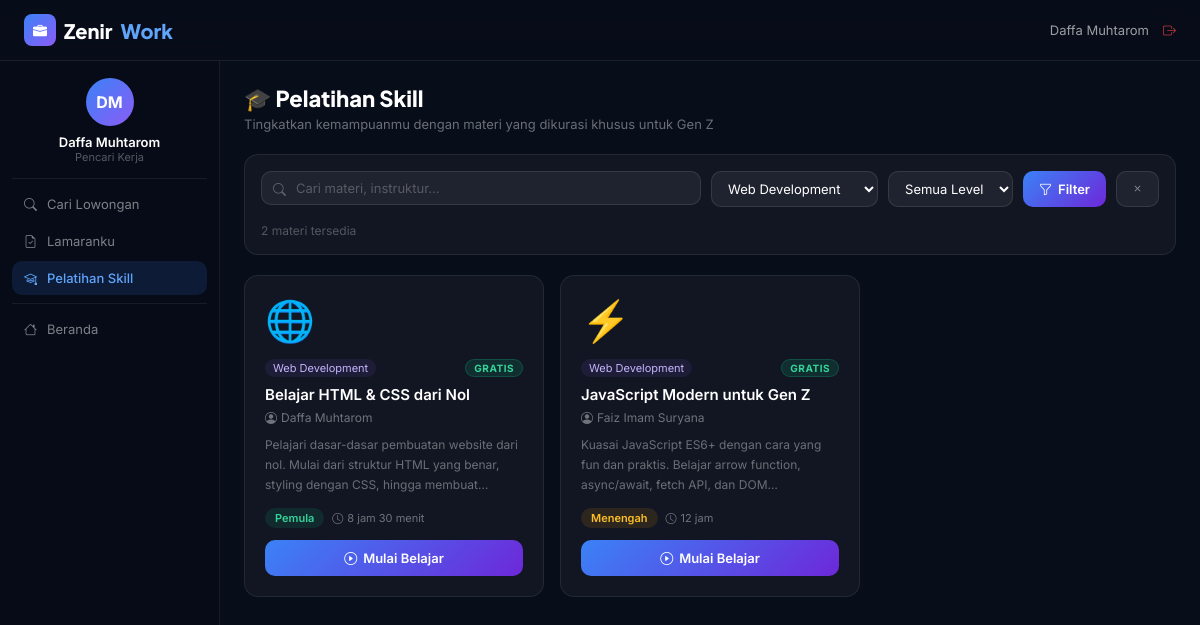
Screenshot of /jobseeker/training.php?kat=Web Development (signed in) with the database file from the repository.
### tables this page shows
CREATE TABLE IF NOT EXISTS trainings (
    id          INT AUTO_INCREMENT PRIMARY KEY,
    judul       VARCHAR(200) NOT NULL,
    kategori    VARCHAR(80)  NOT NULL,
    deskripsi   TEXT         NOT NULL,
    instruktur  VARCHAR(100) NOT NULL,
    durasi      VARCHAR(50)  NOT NULL,
    level       ENUM('Pemula','Menengah','Lanjutan') NOT NULL DEFAULT 'Pemula',
    icon_emoji  VARCHAR(10)  NOT NULL DEFAULT '📚',
    is_gratis   TINYINT(1)   NOT NULL DEFAULT 1,
    created_at  TIMESTAMP DEFAULT CURRENT_TIMESTAMP
);

### config/db.php (called while the page is built, shortened)
<?php
function e($s){ return htmlspecialchars($s, ENT_QUOTES, 'UTF-8'); }

### jobseeker/training.php (the view, shortened to what this page needs)
<?php
require_once '../config/db.php';
$kat   = trim($_GET['kat']   ?? '');
$lvl   = trim($_GET['level'] ?? '');
$cari2 = trim($_GET['q']     ?? '');
$where = "WHERE 1=1";
$par = []; $tp = '';
if($kat){   $where.=" AND kategori=?";   $par[]=$kat; $tp.='s'; }
$st = $conn->prepare("SELECT * FROM trainings $where ORDER BY created_at DESC");
if($tp) $st->bind_param($tp,...$par);
$st->execute();
$trainings = $st->get_result();
$allKat = $conn->query("SELECT DISTINCT kategori FROM trainings ORDER BY kategori");
?>
<!DOCTYPE html>
<html lang="id">
<head>
<link rel="stylesheet" href="https://cdn.jsdelivr.net/npm/bootstrap-icons@1.11.3/font/bootstrap-icons.css">
<link rel="stylesheet" href="https://unpkg.com/aos@2.3.4/dist/aos.css">
<link rel="stylesheet" href="../assets/style.css">
</head>
<body>
<nav class="navbar" style="position:fixed">
  <div class="nav-inner">
    <a href="../index.php" class="logo">
      <div class="logo-box"><i class="bi bi-briefcase-fill" style="color:#fff;font-size:14px"></i></div>
      Zenir<span style="color:#60a5fa">Work</span>
    </a>
    <div style="display:flex;align-items:center;gap:14px">
      <span style="font-size:13px;color:rgba(255,255,255,.6)"><?= e($_SESSION['name']) ?></span>
      <a href="../auth/logout.php" style="font-size:13px;color:rgba(239,68,68,.75);text-decoration:none">
        <i class="bi bi-box-arrow-right"></i>
      </a>
    </div>
  </div>
</nav>
<div class="dash-wrap">
  <aside class="sidebar">
    <div class="sb-avatar"><?= e($_SESSION['avatar']??'U') ?></div>
    <div class="sb-name"><?= e($_SESSION['name']) ?></div>
    <div class="sb-role">Pencari Kerja</div>
    <hr class="sb-hr">
    <a href="index.php" class="sb-link"><i class="bi bi-search"></i> Cari Lowongan</a>
    <a href="index.php?tab=lamaran" class="sb-link"><i class="bi bi-file-earmark-check"></i> Lamaranku</a>
    <a href="training.php" class="sb-link on"><i class="bi bi-mortarboard"></i> Pelatihan Skill</a>
    <hr class="sb-hr">
    <a href="../index.php" class="sb-link"><i class="bi bi-house"></i> Beranda</a>
  </aside>
  <main class="dash-main">
    <div style="margin-bottom:22px" data-aos="fade-right">
      <h1 style="font-family:'Plus Jakarta Sans',sans-serif;font-size:22px;font-weight:800;color:#fff;margin-bottom:4px">
        🎓 Pelatihan Skill
      </h1>
      <p style="font-size:13px;color:rgba(255,255,255,.4)">
        Tingkatkan kemampuanmu dengan materi yang dikurasi khusus untuk Gen Z
      </p>
    </div>
    <form method="GET" style="background:rgba(255,255,255,.04);border:1px solid rgba(255,255,255,.08);border-radius:14px;padding:16px;margin-bottom:20px">
      <div class="filter-row">
        <div style="position:relative;flex:1;min-width:160px">
          <i class="bi bi-search" style="position:absolute;left:12px;top:50%;transform:translateY(-50%);color:rgba(255,255,255,.3);font-size:13px"></i>
          <input type="text" name="q" value="<?= e($cari2) ?>"
                 class="search-input" style="width:100%;padding-left:34px"
                 placeholder="Cari materi, instruktur...">
        </div>
        <select name="kat" class="filter-select">
          <?php $allKat->data_seek(0); while($k=$allKat->fetch_assoc()): ?>
          <option value="<?= $k['kategori'] ?>" <?= $kat==$k['kategori']?'selected':'' ?>><?= e($k['kategori']) ?></option>
          <?php endwhile; ?>
        </select>
        <select name="level" class="filter-select">
          <option value="">Semua Level</option>
        </select>
        <button type="submit" class="btn-sm"><i class="bi bi-funnel"></i> Filter</button>
        <?php if($kat||$lvl||$cari2): ?>
        <a href="training.php" style="padding:8px 14px;background:rgba(255,255,255,.06);border:1px solid rgba(255,255,255,.1);border-radius:10px;font-size:13px;color:rgba(255,255,255,.5);text-decoration:none">
          <i class="bi bi-x"></i>
        </a>
        <?php endif; ?>
      </div>
      <p style="font-size:12px;color:rgba(255,255,255,.28);margin-top:8px"><?= $trainings->num_rows ?> materi tersedia</p>
    </form>
    <div style="display:grid;grid-template-columns:repeat(auto-fill,minmax(280px,1fr));gap:16px">
      <?php while($tr = $trainings->fetch_assoc()):
        $lvlClass = 'lvl-'.strtolower($tr['level']);
      ?>
      <article class="train-card" data-aos="fade-up" onclick="lihatDetail(<?= $tr['id'] ?>,'<?= addslashes(e($tr['judul'])) ?>','<?= addslashes(e($tr['deskripsi'])) ?>','<?= addslashes(e($tr['instruktur'])) ?>','<?= $tr['level'] ?>','<?= $tr['durasi'] ?>','<?= $tr['is_gratis']?'Gratis':'Berbayar' ?>')">
        <span class="train-icon"><?= $tr['icon_emoji'] ?></span>
        <div style="display:flex;justify-content:space-between;align-items:flex-start;margin-bottom:8px">
          <span style="font-size:11px;background:rgba(139,92,246,.1);color:#c4b5fd;padding:2px 8px;border-radius:20px">
            <?= e($tr['kategori']) ?>
          </span>
          <?php if($tr['is_gratis']): ?>
          <span class="gratis-badge">GRATIS</span>
          <?php else: ?>
          <span class="bayar-badge">PREMIUM</span>
          <?php endif; ?>
        </div>
        <div class="train-title"><?= e($tr['judul']) ?></div>
        <div class="train-inst"><i class="bi bi-person-circle" style="margin-right:4px"></i><?= e($tr['instruktur']) ?></div>
        <p class="train-desc"><?= e($tr['deskripsi']) ?></p>
        <div class="train-meta">
          <span class="lvl-badge <?= $lvlClass ?>"><?= e($tr['level']) ?></span>
          <span class="dur-text"><i class="bi bi-clock"></i><?= e($tr['durasi']) ?></span>
        </div>
        <button class="mulai-btn" onclick="event.stopPropagation(); lihatDetail(<?= $tr['id'] ?>,'<?= addslashes(e($tr['judul'])) ?>','<?= addslashes(e($tr['deskripsi'])) ?>','<?= addslashes(e($tr['instruktur'])) ?>','<?= $tr['level'] ?>','<?= $tr['durasi'] ?>','<?= $tr['is_gratis']?'Gratis':'Berbayar' ?>')">
          <i class="bi bi-play-circle" style="margin-right:6px"></i>Mulai Belajar
        </button>
      </article>
      <?php endwhile; ?>
    </div>
  </main>
</div>
</body>
</html>

### assets/style.css (style rules this page uses)
* { margin:0;padding:0;box-sizing:border-box; }
:root { --biru:#3b82f6; --biru2:#60a5fa; --ungu:#8b5cf6; --dark:#080d1a; --dark2:#0d1526; --card-bg:rgba(255,255,255,0.04); --border:rgba(255,255,255,0.08); }
body { font-family:'Inter',sans-serif; background:var(--dark); color:#e2e8f0; overflow-x:hidden; }
.navbar { position:fixed; top:0; left:0; right:0; z-index:99; padding:14px 0; background:rgba(8,13,26,.88); backdrop-filter:blur(14px); border-bottom:1px solid var(--border); }
.nav-inner { max-width:1200px; margin:0 auto; padding:0 24px; display:flex; align-items:center; justify-content:space-between; }
.logo { font-size:20px; font-family:'Plus Jakarta Sans',sans-serif; font-weight:800; color:#fff; text-decoration:none; display:flex; align-items:center; gap:8px; }
.logo-box { width:32px; height:32px; background:linear-gradient(135deg,#3b82f6,#8b5cf6); border-radius:8px; display:flex; align-items:center; justify-content:center; }
.logo span { color:#60a5fa; }
.dash-wrap { display:flex; min-height:100vh; padding-top:60px; }
.sidebar { width:220px; background:#060b17; border-right:1px solid rgba(255,255,255,.07); position:fixed; top:60px; left:0; bottom:0; overflow-y:auto; z-index:30; padding:18px 12px; }
.sb-avatar { width:48px; height:48px; background:linear-gradient(135deg,#3b82f6,#8b5cf6); border-radius:50%; display:flex; align-items:center; justify-content:center; font-weight:700; font-size:16px; color:#fff; margin:0 auto 8px; }
.sb-name { text-align:center; font-size:13px; font-weight:600; color:#fff; }
.sb-role { text-align:center; font-size:11px; color:rgba(255,255,255,.32); margin-bottom:14px; }
.sb-hr { border:none; border-top:1px solid rgba(255,255,255,.07); margin:8px 0; }
.sb-link { display:flex; align-items:center; gap:10px; padding:9px 12px; border-radius:10px; font-size:13px; color:rgba(255,255,255,.48); text-decoration:none; margin-bottom:3px; transition:all .15s; }
.sb-link.on { background:rgba(59,130,246,.14); color:#60a5fa; font-weight:500; }
.dash-main { flex:1; margin-left:220px; padding:24px; }
.filter-row { display:flex; gap:10px; margin-bottom:16px; flex-wrap:wrap; }
.search-input { background:rgba(255,255,255,.06); border:1px solid rgba(255,255,255,.1); border-radius:10px; padding:8px 14px; font-size:13px; color:#fff; outline:none; font-family:inherit; flex:1; min-width:180px; }
.search-input::placeholder { color:rgba(255,255,255,.25); }
.filter-select { background:rgba(255,255,255,.06); border:1px solid rgba(255,255,255,.1); border-radius:10px; padding:8px 12px; font-size:13px; color:#fff; outline:none; font-family:inherit; cursor:pointer; }
.filter-select option { background:#111827; color:#fff; }
.btn-sm { background:linear-gradient(135deg,#3b82f6,#6d28d9); color:#fff; border:none; padding:8px 16px; border-radius:10px; font-size:13px; font-weight:600; cursor:pointer; font-family:inherit; display:inline-flex; align-items:center; gap:6px; text-decoration:none; transition:opacity .2s; }

### jobseeker/training.php (style rules this page uses)
.train-card { background: rgba(255,255,255,.04); border: 1px solid rgba(255,255,255,.08); border-radius: 14px; padding: 20px; display: flex; flex-direction: column; transition: border-color .25s, transform .2s; cursor: pointer; }
.train-icon { font-size: 2.5rem; margin-bottom: 14px; display: block; }
.train-title { font-size:15px; font-weight:600; color:#fff; margin-bottom:6px; }
.train-inst { font-size:12px; color:rgba(255,255,255,.4); margin-bottom:10px; }
.train-desc { font-size:12px; color:rgba(255,255,255,.38); line-height:1.65; margin-bottom:14px; flex-grow:1; display:-webkit-box; -webkit-line-clamp:3; -webkit-box-orient:vertical; overflow:hidden; }
.train-meta { display:flex; align-items:center; gap:8px; flex-wrap:wrap; margin-bottom:12px; }
.lvl-badge { font-size:11px; font-weight:600; padding:3px 10px; border-radius:20px; }
.lvl-pemula { background:rgba(16,185,129,.12); color:#34d399; }
.lvl-menengah { background:rgba(245,158,11,.12); color:#fbbf24; }
.dur-text { font-size:11px; color:rgba(255,255,255,.4); display:flex; align-items:center; gap:4px; }
.gratis-badge { font-size:10px; font-weight:700; letter-spacing:.05em; background:rgba(16,185,129,.15); color:#34d399; border:1px solid rgba(16,185,129,.25); padding:2px 8px; border-radius:20px; }
.mulai-btn { width:100%; background:linear-gradient(135deg,#3b82f6,#6d28d9); color:#fff; border:none; padding:10px; border-radius:10px; font-size:13px; font-weight:600; cursor:pointer; font-family:inherit; transition:opacity .2s; margin-top:auto; }

### rows the page displays
trainings: icon_emoji "🌐", kategori "Web Development", is_gratis "GRATIS", judul "Belajar HTML & CSS dari Nol", instruktur "Daffa Muhtarom", deskripsi "Pelajari dasar-dasar pembuatan website dari nol. Mulai dari struktur HTML yang benar, styling dengan CSS, hingga…", level "Pemula", durasi "8 jam 30 menit"
trainings: icon_emoji "⚡", kategori "Web Development", is_gratis "GRATIS", judul "JavaScript Modern untuk Gen Z", instruktur "Faiz Imam Suryana", deskripsi "Kuasai JavaScript ES6+ dengan cara yang fun dan praktis. Belajar arrow function, async/await, fetch API, dan…", level "Menengah", durasi "12 jam"

### other values shown
$_SESSION['name'] "Daffa Muhtarom"
$_SESSION['avatar'] "DM"
$trainings->num_rows "2"
form field kat "Web Development"
